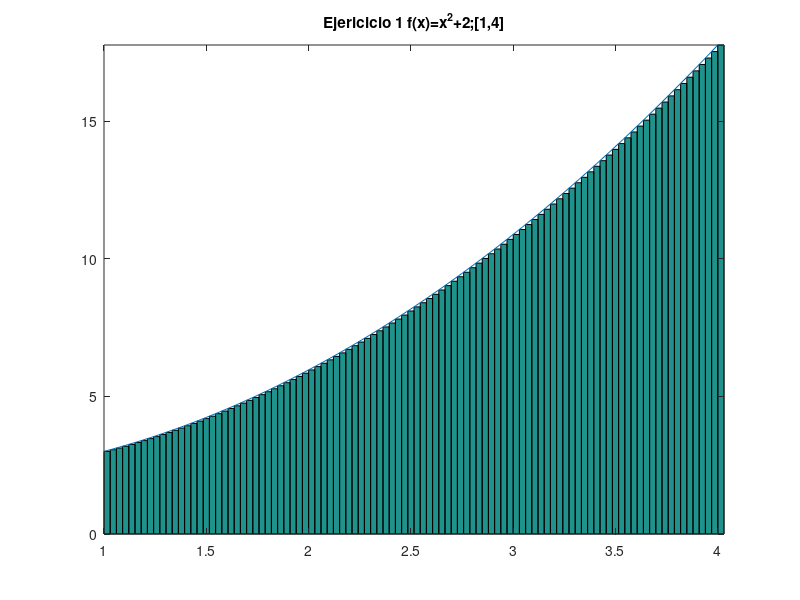

The MATLAB script that drew this image:
% Octave Script
% Title			    :Sumatoria de Riemann_supeiores_e_inferiores.
% Description		:Script para desarrrollar el ejericio 1 de la actividad Sumatoria de Riemann_supeiores_e_inferiores.
% Author		    :Luis Gerardo Cardozo Carranza (Gerard_CRS) luiscardozo161002@gmail.com
% Date			    :20210429
% sion		      :1
% Usage			    :octave> /path/Sumatoria de Riemann_supeiores_e_inferiores_Luis Gerardo Cardozo Carranza_3202
% Notes			    :Requiere aplicacion octave usar en consola preferentemente. 

% Sumatoria de Riemann_supeiores_e_inferiores Ejercicio 1 f(x)=x^2+2;[1,4]

%limpia la pantalla y las variables.
clc, clear
%define los intervalos y el numero de rectangulos.
a = 1;
b = 4;
n = 100;
%determina la longitud de la base o el incremento de x.
base = (b-a)/n;
%definicion de la funcion.
x =a:base:(b-base);
%y esta representada por la variable altura
altura=((x.^2)+2);
%calcula el valor de cada uno de los rectangulos.
area = base*altura;
%estable    la    linea   que   forma  la funcion
x2 = linspace(1,4,100);
y2 = ((x.^2)+2);
%inicio del  intervalo, fin del intervalo, numero 
%de rectangulos.
xa = linspace(1,4,100);
yab =((x.^2)+2);

%dibuja una  grafica de barras una a lado de otra 
%sin espacios
g = bar(xa,yab,'histc');

%permite continuar  graficando  despues de que ya 
%exista un grafica trazada
hold on

%Grafica la funcion
plot(x2,y2);

%Asigna un nombre a la grafica 
title("Ejericicio 1 f(x)=x^2+2;[1,4]");

%ajusta la grafica a los datos.
axis tight
